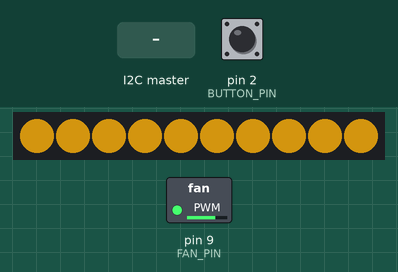
Simulated run of this sketch. Board: Arduino Uno, built with avr-gcc and run on an emulated ATmega328P. Shown: 10 RGB LEDs in strip order, left to right, switched loads named in the sketch (green lamp = pin HIGH). Inputs (shaded band) come from the test bench; at power-on: pin 2 (BUTTON_PIN) HIGH. Dim RGB values are drawn brighter than linear; random numbers use the default seed unless the sketch sets one.

Above: at 2.03 s.
2.7 s: pin 2 (BUTTON_PIN) pulled LOW for 0.15 s
At 4.3 s:
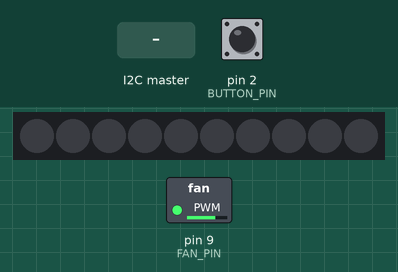
5.8 s: the I2C master sends the byte 1
At 6.06 s:
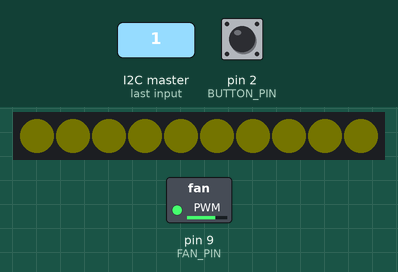
8.8 s: pin 2 (BUTTON_PIN) pulled LOW for 1 s
At 9.6 s:
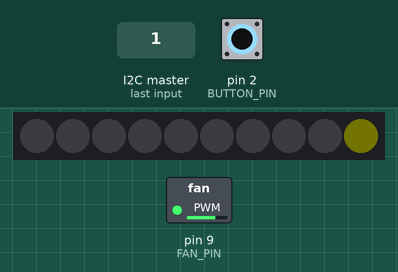
10.4 s: the I2C master sends the byte 90
At 10.9 s:
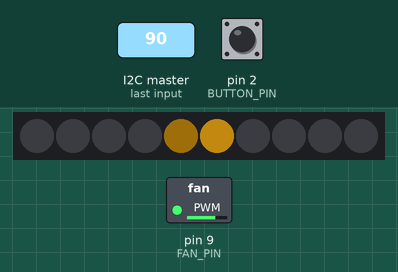
12.1 s: the I2C master sends the byte 0
At 12.9 s:
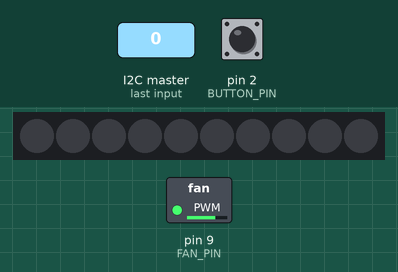
Timing chart, 0 to 14.6 s (numbered marks = the images above; inputs shaded):
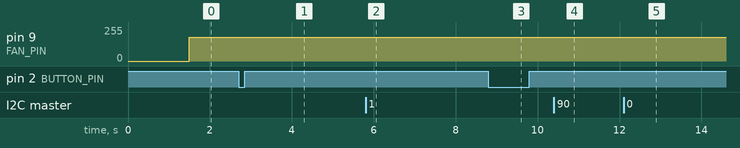

Measured:
- what the display in image 1 shows lasts 0.9 s, from 3.6 s to 4.5 s

The sketch:

HelmetMultiEffects.ino
```cpp
/*
 * Helm LED + Luefter Controller
 *
 * Funktionen:
 *   - Visor-LEDs mit Effekt-Umschaltung (Taster)
 *   - I2C Slave (Adresse 0x08) fuer Pi-Kommandos
 *   - Luefter-PWM Steuerung
 *
 * Verkabelung:
 *   Visor LEDs Data -> Pin 6 (ueber 330 Ohm)
 *   Taster          -> Pin 2 (gegen GND, Pull-Up intern)
 *   Luefter PWM     -> Pin 9
 *   I2C SDA         -> A4
 *   I2C SCL         -> A5
 *
 * I2C Kommandos vom Pi:
 *   Byte 0: Kommando-Typ
 *     0x01 = Visor Helligkeit (Byte 1 = 0-255)
 *     0x02 = Luefter Speed (Byte 1 = 0-255)
 *     0x03 = Effekt waehlen (Byte 1 = 0-4)
 */

#include <Wire.h>
#include <Adafruit_NeoPixel.h>

#define VISOR_PIN    6
#define VISOR_COUNT  10
#define BUTTON_PIN   2
#define FAN_PIN      9
#define I2C_ADDR     0x08
#define NUM_MODES    5

// Visor-Farbe: Warm-Gold/Amber
#define VIS_R  255
#define VIS_G  180
#define VIS_B  20

Adafruit_NeoPixel visor(VISOR_COUNT, VISOR_PIN, NEO_GRB + NEO_KHZ800);

volatile uint8_t visorBrightness = 128;
volatile uint8_t fanSpeed = 180;
volatile uint8_t currentMode = 1;

bool lastButtonState = HIGH;
unsigned long lastDebounce = 0;

void onReceive(int numBytes) {
  if (numBytes < 2) {
    // Altes Protokoll: einzelnes Byte = Helligkeit
    if (numBytes == 1) {
      visorBrightness = Wire.read();
    }
    return;
  }
  uint8_t cmd = Wire.read();
  uint8_t val = Wire.read();
  switch (cmd) {
    case 0x01: visorBrightness = val; break;
    case 0x02: fanSpeed = val; break;
    case 0x03: if (val < NUM_MODES) currentMode = val; break;
  }
}

void setup() {
  Wire.begin(I2C_ADDR);
  Wire.onReceive(onReceive);

  pinMode(BUTTON_PIN, INPUT_PULLUP);
  pinMode(FAN_PIN, OUTPUT);

  visor.begin();
  visor.setBrightness(visorBrightness);
  bootSequence();
}

void loop() {
  checkButton();
  analogWrite(FAN_PIN, fanSpeed);
  visor.setBrightness(visorBrightness);

  switch (currentMode) {
    case 0: staticGlow(); break;
    case 1: breathing();  break;
    case 2: heartbeat();  break;
    case 3: chase();      break;
    case 4: idleFlicker(); break;
  }
}

// --- Effekte (Visor) ---

void staticGlow() {
  for (int i = 0; i < VISOR_COUNT; i++) {
    visor.setPixelColor(i, VIS_R, VIS_G, VIS_B);
  }
  visor.show();
  delay(50);
}

void breathing() {
  float val = (sin(millis() / 1500.0) + 1.0) * 0.5;
  uint8_t br = (uint8_t)(val * 255);
  for (int i = 0; i < VISOR_COUNT; i++) {
    visor.setPixelColor(i,
      (uint8_t)(VIS_R * br / 255),
      (uint8_t)(VIS_G * br / 255),
      (uint8_t)(VIS_B * br / 255));
  }
  visor.show();
  delay(10);
}

// Doppelpuls als millis()-Envelope: blockiert nicht, Taster und I2C bleiben reaktiv
void heartbeat() {
  uint16_t t = millis() % 1130;
  uint8_t br;
  if      (t <  80) br = map(t,   0,  80,   0, 200);
  else if (t < 200) br = map(t,  80, 200, 200,   0);
  else if (t < 300) br = 0;
  else if (t < 380) br = map(t, 300, 380,   0, 255);
  else if (t < 530) br = map(t, 380, 530, 255,   0);
  else              br = 0;
  setVisor(br);
  delay(10);
}

void chase() {
  static int pos = 0;
  visor.clear();
  visor.setPixelColor(pos, VIS_R, VIS_G, VIS_B);
  int tail = (pos - 1 + VISOR_COUNT) % VISOR_COUNT;
  visor.setPixelColor(tail, VIS_R / 3, VIS_G / 3, VIS_B / 3);
  visor.show();
  pos = (pos + 1) % VISOR_COUNT;
  delay(80);
}

void idleFlicker() {
  for (int i = 0; i < VISOR_COUNT; i++) {
    uint8_t f = random(230, 256);
    visor.setPixelColor(i,
      (uint8_t)(VIS_R * f / 255),
      (uint8_t)(VIS_G * f / 255),
      (uint8_t)(VIS_B * f / 255));
  }
  visor.show();
  delay(50);
}

// --- Boot Sequence ---

void bootSequence() {
  for (int i = 0; i < VISOR_COUNT; i++) {
    visor.setPixelColor(i, VIS_R, VIS_G, VIS_B);
    visor.show();
    delay(100);
  }
  for (int b = 0; b < 3; b++) {
    visor.setBrightness(255);
    visor.show(); delay(80);
    visor.setBrightness(visorBrightness);
    visor.show(); delay(80);
  }
}

// --- Hilfe ---

void setVisor(uint8_t br) {
  for (int i = 0; i < VISOR_COUNT; i++) {
    visor.setPixelColor(i,
      (uint8_t)(VIS_R * br / 255),
      (uint8_t)(VIS_G * br / 255),
      (uint8_t)(VIS_B * br / 255));
  }
  visor.show();
}

void checkButton() {
  bool reading = digitalRead(BUTTON_PIN);
  if (reading == LOW && lastButtonState == HIGH && millis() - lastDebounce > 200) {
    currentMode = (currentMode + 1) % NUM_MODES;
    lastDebounce = millis();
  }
  lastButtonState = reading;
}
```
